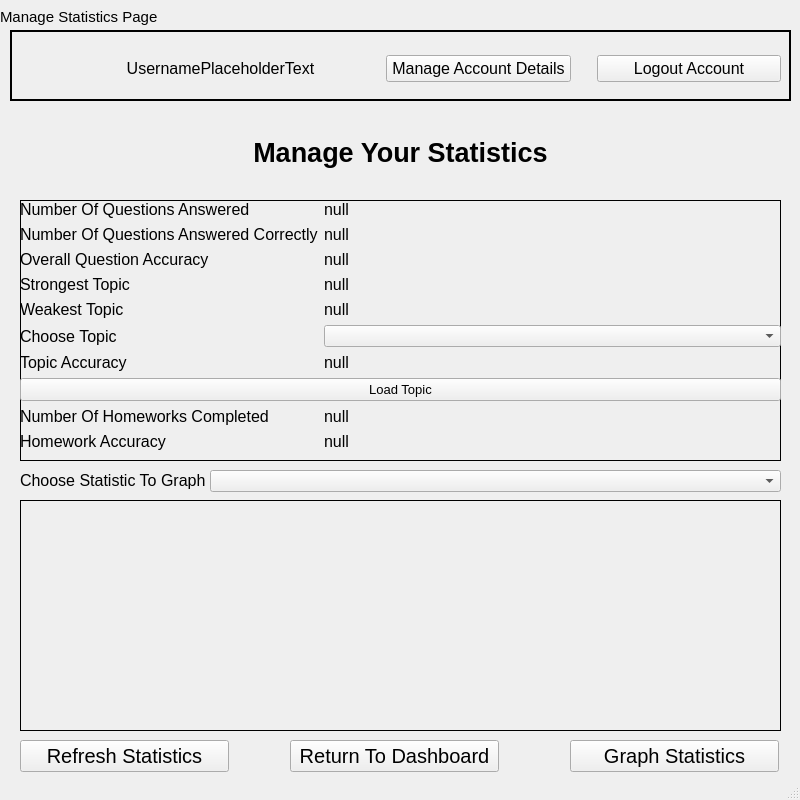
<?xml version="1.0" encoding="UTF-8"?>
<ui version="4.0">
 <class>MainWindow</class>
 <widget class="QMainWindow" name="MainWindow">
  <property name="geometry">
   <rect>
    <x>0</x>
    <y>0</y>
    <width>800</width>
    <height>800</height>
   </rect>
  </property>
  <property name="sizePolicy">
   <sizepolicy hsizetype="Fixed" vsizetype="Fixed">
    <horstretch>0</horstretch>
    <verstretch>0</verstretch>
   </sizepolicy>
  </property>
  <property name="minimumSize">
   <size>
    <width>800</width>
    <height>800</height>
   </size>
  </property>
  <property name="maximumSize">
   <size>
    <width>800</width>
    <height>800</height>
   </size>
  </property>
  <property name="windowTitle">
   <string>MainWindow</string>
  </property>
  <widget class="QWidget" name="centralwidget">
   <widget class="QLabel" name="labelForPage_3">
    <property name="geometry">
     <rect>
      <x>0</x>
      <y>0</y>
      <width>171</width>
      <height>33</height>
     </rect>
    </property>
    <property name="font">
     <font>
      <pointsize>11</pointsize>
      <weight>50</weight>
      <bold>false</bold>
      <kerning>true</kerning>
     </font>
    </property>
    <property name="tabletTracking">
     <bool>false</bool>
    </property>
    <property name="layoutDirection">
     <enum>Qt::LeftToRight</enum>
    </property>
    <property name="styleSheet">
     <string notr="true"/>
    </property>
    <property name="text">
     <string>Manage Statistics Page</string>
    </property>
   </widget>
   <widget class="QWidget" name="verticalLayoutWidget_2">
    <property name="geometry">
     <rect>
      <x>70</x>
      <y>112</y>
      <width>661</width>
      <height>81</height>
     </rect>
    </property>
    <layout class="QVBoxLayout" name="welcomeLayout_2">
     <item>
      <widget class="QLabel" name="welcomeHeader_2">
       <property name="font">
        <font>
         <pointsize>20</pointsize>
         <weight>75</weight>
         <bold>true</bold>
        </font>
       </property>
       <property name="mouseTracking">
        <bool>true</bool>
       </property>
       <property name="layoutDirection">
        <enum>Qt::LeftToRight</enum>
       </property>
       <property name="styleSheet">
        <string notr="true"/>
       </property>
       <property name="text">
        <string>Manage Your Statistics</string>
       </property>
       <property name="alignment">
        <set>Qt::AlignCenter</set>
       </property>
      </widget>
     </item>
    </layout>
   </widget>
   <widget class="QFrame" name="frame_4">
    <property name="geometry">
     <rect>
      <x>10</x>
      <y>30</y>
      <width>781</width>
      <height>71</height>
     </rect>
    </property>
    <property name="frameShape">
     <enum>QFrame::Box</enum>
    </property>
    <property name="frameShadow">
     <enum>QFrame::Plain</enum>
    </property>
    <property name="lineWidth">
     <number>2</number>
    </property>
    <widget class="QWidget" name="horizontalLayoutWidget">
     <property name="geometry">
      <rect>
       <x>10</x>
       <y>0</y>
       <width>761</width>
       <height>77</height>
      </rect>
     </property>
     <layout class="QHBoxLayout" name="horizontalLayout">
      <item>
       <widget class="QLabel" name="image">
        <property name="sizePolicy">
         <sizepolicy hsizetype="Preferred" vsizetype="Preferred">
          <horstretch>0</horstretch>
          <verstretch>0</verstretch>
         </sizepolicy>
        </property>
        <property name="maximumSize">
         <size>
          <width>55</width>
          <height>55</height>
         </size>
        </property>
        <property name="text">
         <string/>
        </property>
        <property name="pixmap">
         <pixmap>../../../../../../Downloads/images__1_-removebg-preview.png</pixmap>
        </property>
        <property name="scaledContents">
         <bool>true</bool>
        </property>
       </widget>
      </item>
      <item>
       <widget class="QLabel" name="username">
        <property name="sizePolicy">
         <sizepolicy hsizetype="Fixed" vsizetype="Preferred">
          <horstretch>0</horstretch>
          <verstretch>0</verstretch>
         </sizepolicy>
        </property>
        <property name="minimumSize">
         <size>
          <width>279</width>
          <height>0</height>
         </size>
        </property>
        <property name="maximumSize">
         <size>
          <width>279</width>
          <height>16777215</height>
         </size>
        </property>
        <property name="font">
         <font>
          <pointsize>12</pointsize>
         </font>
        </property>
        <property name="text">
         <string>UsernamePlaceholderText</string>
        </property>
        <property name="alignment">
         <set>Qt::AlignCenter</set>
        </property>
       </widget>
      </item>
      <item>
       <spacer name="horizontalSpacer_3">
        <property name="orientation">
         <enum>Qt::Horizontal</enum>
        </property>
        <property name="sizeType">
         <enum>QSizePolicy::Fixed</enum>
        </property>
        <property name="sizeHint" stdset="0">
         <size>
          <width>20</width>
          <height>20</height>
         </size>
        </property>
       </spacer>
      </item>
      <item>
       <widget class="QPushButton" name="manageAccountDetails">
        <property name="font">
         <font>
          <pointsize>12</pointsize>
         </font>
        </property>
        <property name="text">
         <string>Manage Account Details</string>
        </property>
       </widget>
      </item>
      <item>
       <spacer name="horizontalSpacer_2">
        <property name="orientation">
         <enum>Qt::Horizontal</enum>
        </property>
        <property name="sizeType">
         <enum>QSizePolicy::Fixed</enum>
        </property>
        <property name="sizeHint" stdset="0">
         <size>
          <width>20</width>
          <height>20</height>
         </size>
        </property>
       </spacer>
      </item>
      <item>
       <widget class="QPushButton" name="logoutAccount">
        <property name="font">
         <font>
          <pointsize>12</pointsize>
         </font>
        </property>
        <property name="text">
         <string>Logout Account</string>
        </property>
       </widget>
      </item>
     </layout>
    </widget>
   </widget>
   <widget class="QPushButton" name="returnToDashboard">
    <property name="geometry">
     <rect>
      <x>290</x>
      <y>740</y>
      <width>209</width>
      <height>32</height>
     </rect>
    </property>
    <property name="font">
     <font>
      <pointsize>15</pointsize>
     </font>
    </property>
    <property name="text">
     <string>Return To Dashboard</string>
    </property>
   </widget>
   <widget class="QFrame" name="frame">
    <property name="geometry">
     <rect>
      <x>20</x>
      <y>200</y>
      <width>761</width>
      <height>261</height>
     </rect>
    </property>
    <property name="frameShape">
     <enum>QFrame::Box</enum>
    </property>
    <property name="frameShadow">
     <enum>QFrame::Plain</enum>
    </property>
    <widget class="QWidget" name="formLayoutWidget">
     <property name="geometry">
      <rect>
       <x>0</x>
       <y>0</y>
       <width>761</width>
       <height>292</height>
      </rect>
     </property>
     <layout class="QFormLayout" name="formLayout_2">
      <item row="0" column="0">
       <widget class="QLabel" name="label">
        <property name="font">
         <font>
          <pointsize>12</pointsize>
         </font>
        </property>
        <property name="text">
         <string>Number Of Questions Answered</string>
        </property>
       </widget>
      </item>
      <item row="0" column="1">
       <widget class="QLabel" name="noQuestionsAnswered">
        <property name="font">
         <font>
          <pointsize>12</pointsize>
         </font>
        </property>
        <property name="text">
         <string>null</string>
        </property>
       </widget>
      </item>
      <item row="1" column="0">
       <widget class="QLabel" name="label_2">
        <property name="font">
         <font>
          <pointsize>12</pointsize>
         </font>
        </property>
        <property name="text">
         <string>Number Of Questions Answered Correctly</string>
        </property>
       </widget>
      </item>
      <item row="1" column="1">
       <widget class="QLabel" name="noQuestionsAnsweredCorrectly">
        <property name="font">
         <font>
          <pointsize>12</pointsize>
         </font>
        </property>
        <property name="text">
         <string>null</string>
        </property>
       </widget>
      </item>
      <item row="2" column="0">
       <widget class="QLabel" name="label_5">
        <property name="font">
         <font>
          <pointsize>12</pointsize>
         </font>
        </property>
        <property name="text">
         <string>Overall Question Accuracy</string>
        </property>
       </widget>
      </item>
      <item row="2" column="1">
       <widget class="QLabel" name="overallQuestionAccuracy">
        <property name="font">
         <font>
          <pointsize>12</pointsize>
         </font>
        </property>
        <property name="text">
         <string>null</string>
        </property>
       </widget>
      </item>
      <item row="3" column="0">
       <widget class="QLabel" name="label_6">
        <property name="font">
         <font>
          <pointsize>12</pointsize>
         </font>
        </property>
        <property name="text">
         <string>Strongest Topic</string>
        </property>
       </widget>
      </item>
      <item row="3" column="1">
       <widget class="QLabel" name="strongestTopic">
        <property name="font">
         <font>
          <pointsize>12</pointsize>
         </font>
        </property>
        <property name="text">
         <string>null</string>
        </property>
       </widget>
      </item>
      <item row="4" column="0">
       <widget class="QLabel" name="label_7">
        <property name="font">
         <font>
          <pointsize>12</pointsize>
         </font>
        </property>
        <property name="text">
         <string>Weakest Topic</string>
        </property>
       </widget>
      </item>
      <item row="4" column="1">
       <widget class="QLabel" name="weakestTopic">
        <property name="font">
         <font>
          <pointsize>12</pointsize>
         </font>
        </property>
        <property name="text">
         <string>null</string>
        </property>
       </widget>
      </item>
      <item row="5" column="0">
       <widget class="QLabel" name="label_8">
        <property name="font">
         <font>
          <pointsize>12</pointsize>
         </font>
        </property>
        <property name="text">
         <string>Choose Topic</string>
        </property>
       </widget>
      </item>
      <item row="5" column="1">
       <widget class="QComboBox" name="chooseTopicComboBox"/>
      </item>
      <item row="6" column="0">
       <widget class="QLabel" name="label_9">
        <property name="font">
         <font>
          <pointsize>12</pointsize>
         </font>
        </property>
        <property name="text">
         <string>Topic Accuracy</string>
        </property>
       </widget>
      </item>
      <item row="6" column="1">
       <widget class="QLabel" name="topicAccuracy">
        <property name="font">
         <font>
          <pointsize>12</pointsize>
         </font>
        </property>
        <property name="text">
         <string>null</string>
        </property>
       </widget>
      </item>
      <item row="7" column="0" colspan="2">
       <widget class="QPushButton" name="returnToDashboard_4">
        <property name="font">
         <font>
          <pointsize>10</pointsize>
         </font>
        </property>
        <property name="text">
         <string>Load Topic</string>
        </property>
       </widget>
      </item>
      <item row="8" column="0">
       <widget class="QLabel" name="label_10">
        <property name="font">
         <font>
          <pointsize>12</pointsize>
         </font>
        </property>
        <property name="text">
         <string>Number Of Homeworks Completed</string>
        </property>
       </widget>
      </item>
      <item row="8" column="1">
       <widget class="QLabel" name="noHomeworksCompleted">
        <property name="font">
         <font>
          <pointsize>12</pointsize>
         </font>
        </property>
        <property name="text">
         <string>null</string>
        </property>
       </widget>
      </item>
      <item row="9" column="0">
       <widget class="QLabel" name="label_11">
        <property name="font">
         <font>
          <pointsize>12</pointsize>
         </font>
        </property>
        <property name="text">
         <string>Homework Accuracy</string>
        </property>
       </widget>
      </item>
      <item row="9" column="1">
       <widget class="QLabel" name="homeworkAccuracy">
        <property name="font">
         <font>
          <pointsize>12</pointsize>
         </font>
        </property>
        <property name="text">
         <string>null</string>
        </property>
       </widget>
      </item>
     </layout>
    </widget>
   </widget>
   <widget class="QFrame" name="frame_2">
    <property name="geometry">
     <rect>
      <x>20</x>
      <y>500</y>
      <width>761</width>
      <height>231</height>
     </rect>
    </property>
    <property name="frameShape">
     <enum>QFrame::Box</enum>
    </property>
    <property name="frameShadow">
     <enum>QFrame::Plain</enum>
    </property>
   </widget>
   <widget class="QLabel" name="label_12">
    <property name="geometry">
     <rect>
      <x>20</x>
      <y>470</y>
      <width>191</width>
      <height>21</height>
     </rect>
    </property>
    <property name="font">
     <font>
      <pointsize>12</pointsize>
     </font>
    </property>
    <property name="text">
     <string>Choose Statistic To Graph</string>
    </property>
   </widget>
   <widget class="QComboBox" name="chooseGraphStatComboBox">
    <property name="geometry">
     <rect>
      <x>210</x>
      <y>470</y>
      <width>571</width>
      <height>22</height>
     </rect>
    </property>
   </widget>
   <widget class="QPushButton" name="returnToDashboard_2">
    <property name="geometry">
     <rect>
      <x>20</x>
      <y>740</y>
      <width>209</width>
      <height>32</height>
     </rect>
    </property>
    <property name="font">
     <font>
      <pointsize>15</pointsize>
     </font>
    </property>
    <property name="text">
     <string>Refresh Statistics</string>
    </property>
   </widget>
   <widget class="QPushButton" name="returnToDashboard_3">
    <property name="geometry">
     <rect>
      <x>570</x>
      <y>740</y>
      <width>209</width>
      <height>32</height>
     </rect>
    </property>
    <property name="font">
     <font>
      <pointsize>15</pointsize>
     </font>
    </property>
    <property name="text">
     <string>Graph Statistics</string>
    </property>
   </widget>
  </widget>
  <widget class="QMenuBar" name="menubar">
   <property name="geometry">
    <rect>
     <x>0</x>
     <y>0</y>
     <width>800</width>
     <height>21</height>
    </rect>
   </property>
  </widget>
  <widget class="QStatusBar" name="statusbar"/>
 </widget>
 <resources/>
 <connections/>
</ui>
